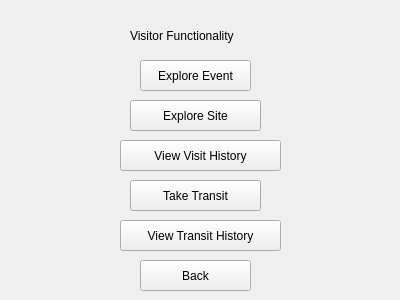
<?xml version="1.0" encoding="UTF-8"?>
<ui version="4.0">
 <class>Form</class>
 <widget class="QWidget" name="Form">
  <property name="geometry">
   <rect>
    <x>0</x>
    <y>0</y>
    <width>400</width>
    <height>300</height>
   </rect>
  </property>
  <property name="windowTitle">
   <string>Form</string>
  </property>
  <widget class="QPushButton" name="pushButton_9">
   <property name="geometry">
    <rect>
     <x>140</x>
     <y>260</y>
     <width>111</width>
     <height>31</height>
    </rect>
   </property>
   <property name="text">
    <string>Back</string>
   </property>
  </widget>
  <widget class="QLabel" name="label">
   <property name="geometry">
    <rect>
     <x>130</x>
     <y>20</y>
     <width>151</width>
     <height>31</height>
    </rect>
   </property>
   <property name="text">
    <string>Visitor Functionality</string>
   </property>
  </widget>
  <widget class="QPushButton" name="pushButton_2">
   <property name="geometry">
    <rect>
     <x>130</x>
     <y>180</y>
     <width>131</width>
     <height>31</height>
    </rect>
   </property>
   <property name="text">
    <string>Take Transit</string>
   </property>
  </widget>
  <widget class="QPushButton" name="pushButton_3">
   <property name="geometry">
    <rect>
     <x>120</x>
     <y>140</y>
     <width>161</width>
     <height>31</height>
    </rect>
   </property>
   <property name="text">
    <string>View Visit History</string>
   </property>
  </widget>
  <widget class="QPushButton" name="pushButton_8">
   <property name="geometry">
    <rect>
     <x>140</x>
     <y>60</y>
     <width>111</width>
     <height>31</height>
    </rect>
   </property>
   <property name="text">
    <string>Explore Event</string>
   </property>
  </widget>
  <widget class="QPushButton" name="pushButton">
   <property name="geometry">
    <rect>
     <x>130</x>
     <y>100</y>
     <width>131</width>
     <height>31</height>
    </rect>
   </property>
   <property name="text">
    <string>Explore Site</string>
   </property>
  </widget>
  <widget class="QPushButton" name="pushButton_4">
   <property name="geometry">
    <rect>
     <x>120</x>
     <y>220</y>
     <width>161</width>
     <height>31</height>
    </rect>
   </property>
   <property name="text">
    <string>View Transit History</string>
   </property>
  </widget>
 </widget>
 <resources/>
 <connections/>
</ui>
